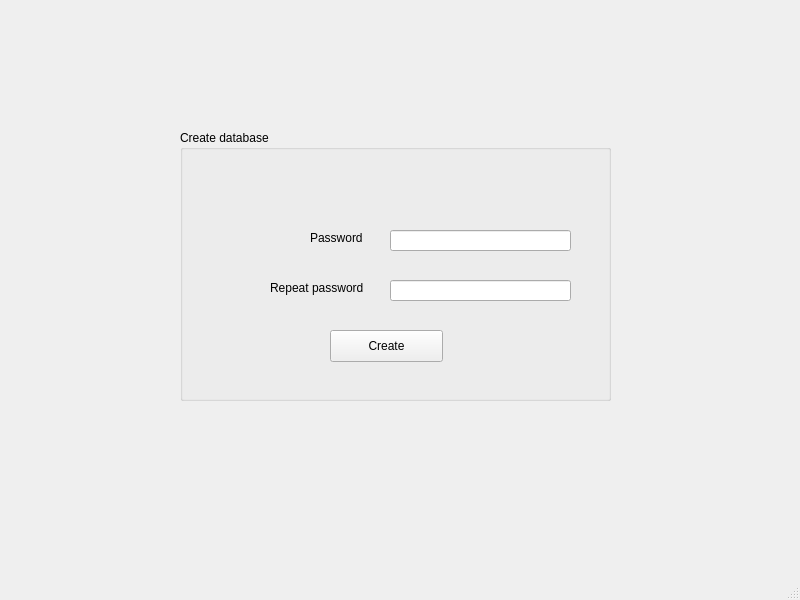
<?xml version="1.0" encoding="UTF-8"?>
<ui version="4.0">
 <class>CreateDbWindow</class>
 <widget class="QMainWindow" name="CreateDbWindow">
  <property name="geometry">
   <rect>
    <x>0</x>
    <y>0</y>
    <width>800</width>
    <height>600</height>
   </rect>
  </property>
  <property name="windowTitle">
   <string>MainWindow</string>
  </property>
  <widget class="QWidget" name="centralwidget">
   <widget class="QGroupBox" name="groupBox">
    <property name="geometry">
     <rect>
      <x>180</x>
      <y>130</y>
      <width>431</width>
      <height>271</height>
     </rect>
    </property>
    <property name="title">
     <string>Create database</string>
    </property>
    <widget class="QLabel" name="label">
     <property name="geometry">
      <rect>
       <x>130</x>
       <y>100</y>
       <width>61</width>
       <height>16</height>
      </rect>
     </property>
     <property name="text">
      <string>Password</string>
     </property>
    </widget>
    <widget class="QLabel" name="label_2">
     <property name="geometry">
      <rect>
       <x>90</x>
       <y>150</y>
       <width>111</width>
       <height>16</height>
      </rect>
     </property>
     <property name="text">
      <string>Repeat password</string>
     </property>
    </widget>
    <widget class="QLineEdit" name="r_pass_">
     <property name="geometry">
      <rect>
       <x>210</x>
       <y>150</y>
       <width>181</width>
       <height>21</height>
      </rect>
     </property>
     <property name="maxLength">
      <number>15</number>
     </property>
    </widget>
    <widget class="QPushButton" name="create_">
     <property name="geometry">
      <rect>
       <x>150</x>
       <y>200</y>
       <width>113</width>
       <height>32</height>
      </rect>
     </property>
     <property name="text">
      <string>Create</string>
     </property>
    </widget>
    <widget class="QLineEdit" name="pass_">
     <property name="geometry">
      <rect>
       <x>210</x>
       <y>100</y>
       <width>181</width>
       <height>21</height>
      </rect>
     </property>
     <property name="maxLength">
      <number>15</number>
     </property>
    </widget>
   </widget>
  </widget>
  <widget class="QMenuBar" name="menubar">
   <property name="geometry">
    <rect>
     <x>0</x>
     <y>0</y>
     <width>800</width>
     <height>22</height>
    </rect>
   </property>
  </widget>
  <widget class="QStatusBar" name="statusbar"/>
 </widget>
 <resources/>
 <connections/>
</ui>
